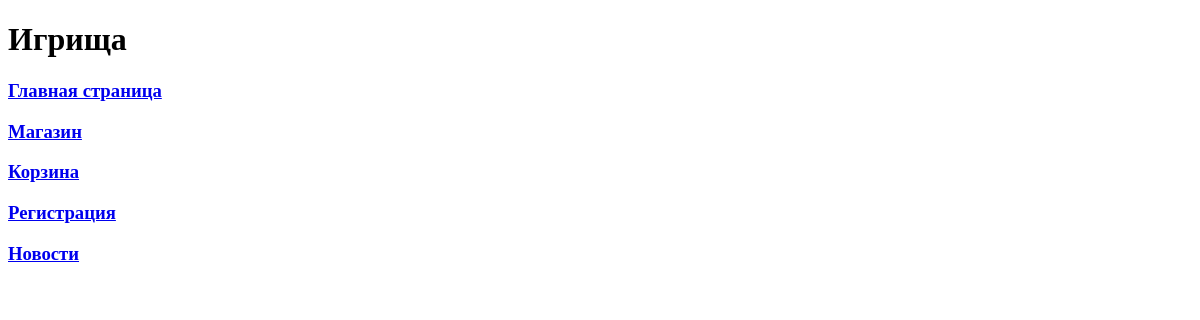
The app's page /steam/games/, older data.
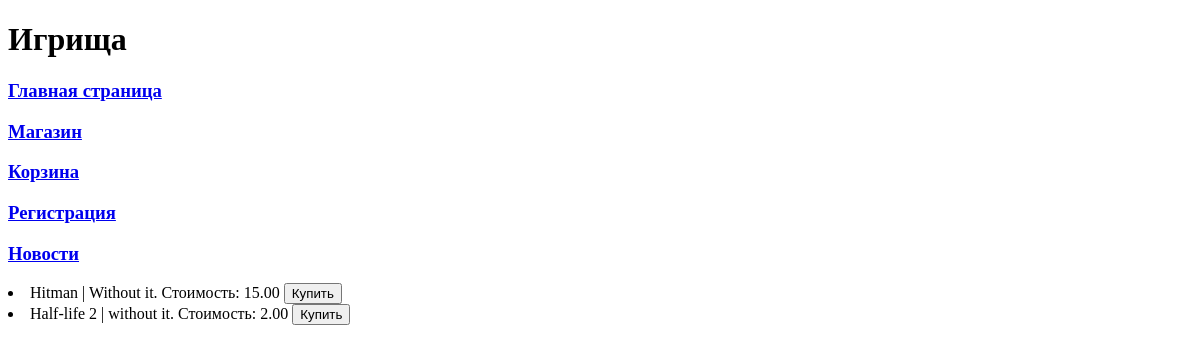
The same page, newer data.
### task1/models.py (models this page shows, shortened)
class Games(models.Model):
    title = models.CharField(max_length=50)
    cost = models.DecimalField(max_digits=9, decimal_places=2)
    size = models.DecimalField(max_digits=10, decimal_places=3)
    description = models.TextField()
    age_limited = models.BooleanField(default=False)
    buyer = models.ManyToManyField(Buyer, related_name='Games')
    class Meta:
        verbose_name = "Игра"
        verbose_name_plural = "Игры"

### task1/views.py (the view)
# urls.py: path('games/', shop),
def shop(request):
    text = 'Игрища'
    games = Games.objects.all()
    context = {
        'text': text,
        'games': games
    }
    return render(request, 'shop.html', context)

### templates/task1/shop.html (shortened to what this page needs)
{% extends 'menu.html' %}
{% block pagename %}
    <h1>{{text}}</h1>
{% endblock %}
{%block menu%}
    {{block.super}}
{%endblock%}
{% block content %}
    {% for i in games %}
        <li>{{i.title}} | {{i.description}}. Стоимость: {{i.cost}} <button>Купить</button></li>
    {% endfor %}
{% endblock %}

### templates/task1/menu.html (shortened to what this page needs)
<!DOCTYPE html>
<html lang="en">
<head>
</head>
<body>
    <header>
        {% block pagename %}
        {% endblock %}
    </header>
    <nav>
        {% block menu %}
            <p><a href="#"><h3>Главная страница</h3></a></p>
            <p><a href="/steam/games/"><h3>Магазин</h3></a></p>
            <p><a href="/steam/cart/"><h3>Корзина</h3></a></p>
            <p><a href="/steam/regdj/"><h3>Регистрация</h3></a></p>
            <p><a href="/steam/news"/><h3>Новости</h3></a></p>
        {% endblock %}
    </nav>
    <main>
        {% block content %}
        {% endblock %}
    </main>
</body>
</html>

Row changes from the older to the newer data that the page shows:
added Games: title "Hitman", description "Without it", cost "15.00"
added Games: title "Half-life 2", description "without it", cost "2.00"
